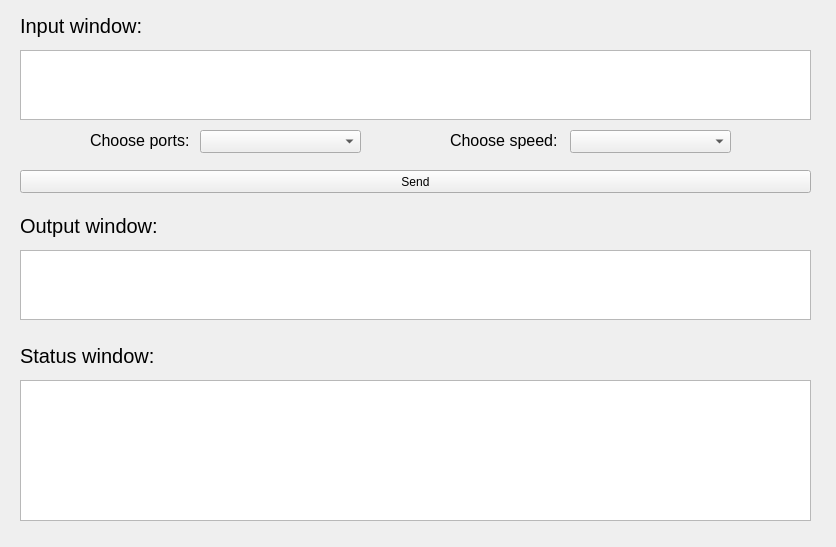
<?xml version="1.0" encoding="UTF-8"?>
<ui version="4.0">
 <class>Widget</class>
 <widget class="QWidget" name="Widget">
  <property name="geometry">
   <rect>
    <x>0</x>
    <y>0</y>
    <width>836</width>
    <height>547</height>
   </rect>
  </property>
  <property name="windowTitle">
   <string>Widget</string>
  </property>
  <widget class="QComboBox" name="comboBox">
   <property name="geometry">
    <rect>
     <x>200</x>
     <y>130</y>
     <width>161</width>
     <height>23</height>
    </rect>
   </property>
  </widget>
  <widget class="QLabel" name="label">
   <property name="geometry">
    <rect>
     <x>90</x>
     <y>130</y>
     <width>161</width>
     <height>21</height>
    </rect>
   </property>
   <property name="font">
    <font>
     <pointsize>12</pointsize>
    </font>
   </property>
   <property name="text">
    <string>Choose ports:</string>
   </property>
  </widget>
  <widget class="QLabel" name="label_2">
   <property name="geometry">
    <rect>
     <x>450</x>
     <y>130</y>
     <width>161</width>
     <height>21</height>
    </rect>
   </property>
   <property name="font">
    <font>
     <pointsize>12</pointsize>
    </font>
   </property>
   <property name="text">
    <string>Choose speed:</string>
   </property>
  </widget>
  <widget class="QComboBox" name="comboBox_2">
   <property name="geometry">
    <rect>
     <x>570</x>
     <y>130</y>
     <width>161</width>
     <height>23</height>
    </rect>
   </property>
  </widget>
  <widget class="QTextEdit" name="inputTextEdit">
   <property name="geometry">
    <rect>
     <x>20</x>
     <y>50</y>
     <width>791</width>
     <height>70</height>
    </rect>
   </property>
  </widget>
  <widget class="QLabel" name="label_3">
   <property name="geometry">
    <rect>
     <x>20</x>
     <y>10</y>
     <width>231</width>
     <height>31</height>
    </rect>
   </property>
   <property name="font">
    <font>
     <pointsize>15</pointsize>
     <italic>false</italic>
    </font>
   </property>
   <property name="text">
    <string>Input window:</string>
   </property>
  </widget>
  <widget class="QTextEdit" name="outputTextEdit">
   <property name="geometry">
    <rect>
     <x>20</x>
     <y>250</y>
     <width>791</width>
     <height>70</height>
    </rect>
   </property>
  </widget>
  <widget class="QLabel" name="label_4">
   <property name="geometry">
    <rect>
     <x>20</x>
     <y>210</y>
     <width>221</width>
     <height>31</height>
    </rect>
   </property>
   <property name="font">
    <font>
     <pointsize>15</pointsize>
    </font>
   </property>
   <property name="text">
    <string>Output window:</string>
   </property>
  </widget>
  <widget class="QPushButton" name="pushButton">
   <property name="geometry">
    <rect>
     <x>20</x>
     <y>170</y>
     <width>791</width>
     <height>23</height>
    </rect>
   </property>
   <property name="text">
    <string>Send</string>
   </property>
  </widget>
  <widget class="QLabel" name="label_5">
   <property name="geometry">
    <rect>
     <x>20</x>
     <y>340</y>
     <width>221</width>
     <height>31</height>
    </rect>
   </property>
   <property name="font">
    <font>
     <pointsize>15</pointsize>
    </font>
   </property>
   <property name="text">
    <string>Status window:</string>
   </property>
  </widget>
  <widget class="QTextEdit" name="statusTextEdit">
   <property name="geometry">
    <rect>
     <x>20</x>
     <y>380</y>
     <width>791</width>
     <height>141</height>
    </rect>
   </property>
  </widget>
 </widget>
 <resources/>
 <connections>
  <connection>
   <sender>pushButton</sender>
   <signal>clicked()</signal>
   <receiver>Widget</receiver>
   <slot>send_button_click()</slot>
   <hints>
    <hint type="sourcelabel">
     <x>361</x>
     <y>187</y>
    </hint>
    <hint type="destinationlabel">
     <x>422</x>
     <y>278</y>
    </hint>
   </hints>
  </connection>
 </connections>
 <slots>
  <slot>send_button_click()</slot>
  <slot>update_ports()</slot>
 </slots>
</ui>
